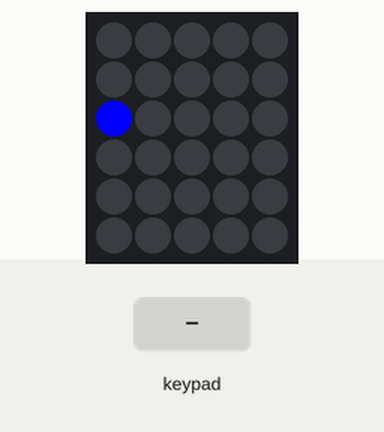
Recording of a sketch running on a simulated STM32 Blue Pill. On the bench: 5×6 RGB LED matrix (first LED top left, wired row by row). Wiring (inferred from the names in the program): 6×5 keypad: rows PB15, PA5, PA3, PA15, PB7, PB8; columns PB13, PB14, PB3, PA4, PA6. Inputs (shaded band) come from the test bench. The local clock reads 2024-03-15 10:24:30 at power-on unless the sketch sets it; random numbers use the default seed unless the sketch sets one.

Above: at 1.2 s.
1.3 s: keypad keys 1 2 A pressed 0.4 s apart
At 2.8 s:
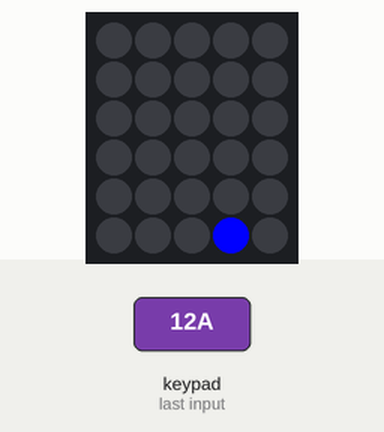
4.0 s: key '0' pressed
5.7 s: key 'G' pressed
At 6.9 s:
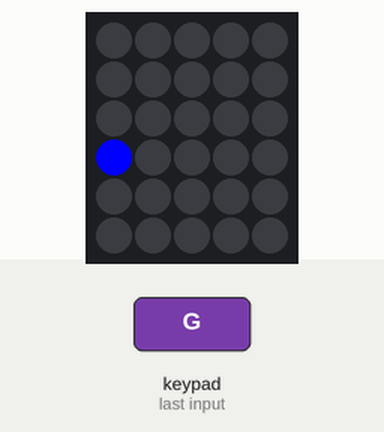
7.4 s: keypad keys 1 2 pressed 0.4 s apart
Timing chart, 0 to 10.4 s (numbered marks = the images above; inputs shaded):
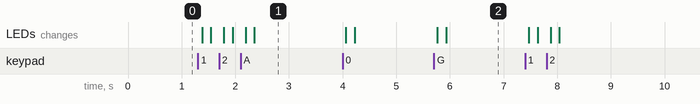

The sketch:

stm32f1-whac-a-mole.ino
```cpp
#include <stdio.h>
#include <stdlib.h>
#include <time.h>
#include <Adafruit_NeoPixel.h>

#define COLOR_RED   0xFF0000
#define COLOR_GREEN 0x00FF00
#define COLOR_BLUE  0x0000FF

const int NUM_ROWS = 6;
const int NUM_COLS = 5;
const int NUM_KEYS = NUM_ROWS * NUM_COLS;
const int PIN_ROWS[NUM_ROWS] = { PB15, PA5, PA3, PA15, PB7, PB8 };
const int PIN_COLS[NUM_COLS] = { PB13, PB14, PB3, PA4, PA6 };
const int PIN_WS2812 = PB12;
const int WS2812_MAP[NUM_KEYS] = { 0, 1, 2, 3, 4, 9, 8, 7, 6, 5, 10, 11, 12, 13, 14, 29, 28, 27, 26, 25, 20, 21, 22, 23, 24, 19, 18, 17, 16, 15 };

int target_index = -1;
bool target_hit = false;

Adafruit_NeoPixel pixels(NUM_KEYS, PIN_WS2812, NEO_GRB + NEO_KHZ800);

void update_ws2812 (uint32_t color) {
  pixels.clear();
  pixels.setPixelColor(WS2812_MAP[target_index], color);
  pixels.show();
}

void update_index () {
  srand((unsigned int)time(NULL));
  target_index = rand() % NUM_KEYS;
  update_ws2812(COLOR_BLUE);
}

int get_key_index() {
  int key_index = -1;

  for (int r = 0; r < NUM_ROWS; r++) {
    pinMode(PIN_ROWS[r], INPUT);
  }

  for (int row = 0; row < NUM_ROWS; row++) {
    pinMode(PIN_ROWS[row], OUTPUT);
    digitalWrite(PIN_ROWS[row], LOW);

    for (int c = 0; c < NUM_COLS; c++) {
      pinMode(PIN_COLS[c], INPUT_PULLUP);
    }

    delay(5);

    for (int col = 0; col < NUM_COLS; col++) {
      if (digitalRead(PIN_COLS[col]) == LOW) {
        key_index = row * NUM_COLS + col;
      }
    }

    pinMode(PIN_ROWS[row], INPUT);
  }

  return key_index;
}

void setup() {
  pixels.begin();
  update_index();
  delay(50);
}

void loop() {
  int key = get_key_index();

  if (key == -1) {
    // keyup
    if (target_hit == true) {
      target_hit = false;
      update_index();
    } else {
      update_ws2812(COLOR_BLUE);
    }
  } else {
    // keydown
    if (key == target_index) {
      target_hit = true;
      update_ws2812(COLOR_GREEN);
    } else {
      update_ws2812(COLOR_RED);
    }
  }
  delay(50);
}
```

Measured:
- after the input at 1.3 s, the LEDs: first change after 0.08 s (image 1 shows a later state)
- after the input at 5.7 s, the LEDs: first change after 0.07 s (image 2 shows a later state)
